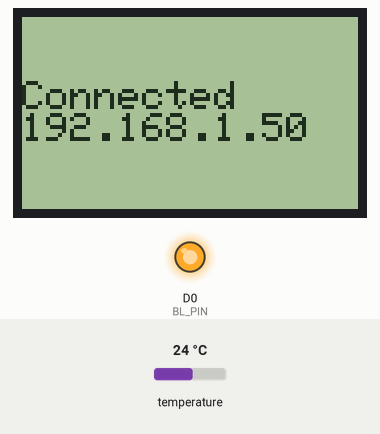
This sketch was run on a simulated ESP8266 (Wemos D1 mini). Shown: 48×84 one-colour display, output pins drawn as LEDs (lit = HIGH). Inputs (shaded band) come from the test bench; at power-on: temperature 24 °C. WiFi joins after 1.5 s; servers stay silent unless stated; uploads are accepted with an empty reply.

Above: at 1.6 s.
At 5.1 s:
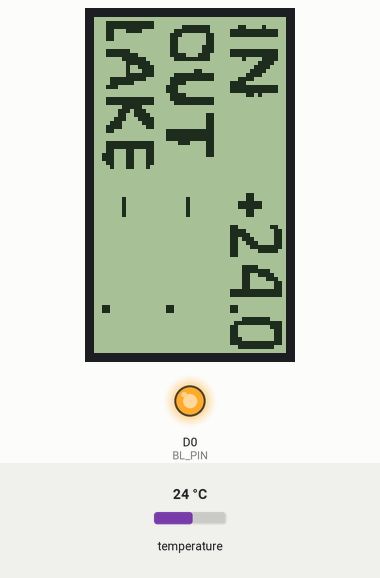

The sketch:

WeatherStation.ino
```cpp
// EXAMPLE CODE FOR MCU
// Program gets values of two sensors from server. Additionally it measures one temperature value itself and sends that to server
//
// Hardware:
//   Lolin(Wemos) D1 mini pro, ESP8266
//   Nokia 5110 display
//   DS18B20 temperaturesensor
//
// Libraries:
//   ESP8266 board: https://arduino-esp8266.readthedocs.io/en/latest/installing.html
//   ArduinoJson (version 6.19.4)
//   Adafruit GFX library (version 1.10.12)
//   Adarfuit PCD8544 Nokia 5110 LCD library (version 1.2.1)
//   DallasTemperature 3.9.0
//   OneWire 2.3.7


int debug=0;

#include <Arduino.h>
#include <ArduinoJson.h>
StaticJsonDocument<400> doc;

// Wifi
#include <ESP8266WiFi.h>
#include <ESP8266WiFiMulti.h>
#include <ESP8266HTTPClient.h>
#include <WiFiClientSecureBearSSL.h>
ESP8266WiFiMulti WiFiMulti;

// DS18B20
#include <OneWire.h>
#include <DallasTemperature.h>
const int oneWireBus = 0;
OneWire oneWire(oneWireBus);
DallasTemperature sensors(&oneWire);

// Nokia5110
#include <SPI.h>
#include <Adafruit_GFX.h>
#include <Adafruit_PCD8544.h>
const int8_t RST_PIN = D8; // D8,15
const int8_t CE_PIN = D4; // D4,2
const int8_t DC_PIN = D6; // D6,12
const int8_t BL_PIN = D0; // D0,16
Adafruit_PCD8544 display = Adafruit_PCD8544(DC_PIN, CE_PIN, RST_PIN);

// Configs
const char* ssid = "xxx";
const char* password = "xxx";
String token = "bearer xxx";
String host = "https://tugurium.herokuapp.com/api/graphql";
const int8_t interval = 20; // Measurement interval in minutes
const int8_t samples = 15; // number of samples from thermistor, more takes longer  but is more 'smooth'

double lake = 999;
double out = 999;
double in = 999;

void setup() {
  Serial.begin(115200);
  if (debug) Serial.println("Started");

  // Init fisplay
  pinMode(BL_PIN, OUTPUT);
  digitalWrite(BL_PIN, HIGH);
  display.begin();
  display.setContrast(60);  // Adjust for your display
  display.clearDisplay();
  display.setTextColor(BLACK);
  display.setTextSize(1);

  display.setCursor(0,0);
  display.println("Connecting");
  display.print("SSID: ");
  display.println(ssid);
  display.display();

  WiFi.mode(WIFI_STA);
  WiFiMulti.addAP(ssid, password);
  while (WiFiMulti.run() != WL_CONNECTED) {
    delay(100);
    display.print(".");
    display.display();
  }
  display.clearDisplay();
  display.println("Connected");
  display.println(WiFi.localIP());
  if (debug) Serial.println("connection ok");
  display.display();
  delay(2000);
  if (debug) Serial.println("Setup complete");
}

void loop() {
  lake = getTempFromServer("CLAK");
  out = getTempFromServer("FESP");
  in = measureLocalTemp();
  sendTempToServer("HUPS", in);
  if (debug) {
    Serial.print("lake ");
    Serial.println(lake);
    Serial.print("out ");
    Serial.println(out);
    Serial.print("in ");
    Serial.println(in);
  }
  displayTemps();
  delay(interval*60*1000);
}

void sendTempToServer(String sensor, double value) {
  if ((WiFiMulti.run() == WL_CONNECTED)) {
    std::unique_ptr<BearSSL::WiFiClientSecure>client(new BearSSL::WiFiClientSecure);
    client->setInsecure();
    HTTPClient https;
    https.useHTTP10(true);

    if (https.begin(*client, host)) {
      https.addHeader("Content-Type","application/json");
      https.addHeader("Authorization",token);
      int httpCode = https.POST("{ \"query\": \"mutation ($sensorName: String!, $value: String) {addMeasurement(sensorName: $sensorName, value: $value) {value}}\", \"variables\": { \"sensorName\": \""+sensor+"\", \"value\": \""+value+"\" }}\r\n");
      if (debug) {
        if (httpCode > 0) {
          Serial.printf("[HTTPS] POST... code: %d\n", httpCode);
        } else {
          Serial.printf("[HTTPS] POST... failed, error: %s\n", https.errorToString(httpCode).c_str());
        }
      }
      https.end();
    }
  }
}

double getTempFromServer(String sensor) {
  double value = 999;
  if ((WiFiMulti.run() == WL_CONNECTED)) {
    std::unique_ptr<BearSSL::WiFiClientSecure>client(new BearSSL::WiFiClientSecure);
    client->setInsecure();
    HTTPClient https;
    https.useHTTP10(true);

    if (https.begin(*client, host)) {
      https.addHeader("Content-Type","application/json");
      https.addHeader("Authorization",token);
      int httpCode = https.POST("{\"query\": \"query SensorDetails($sensorName: String!) {sensorDetails(sensorName: $sensorName) {lastValue}}\", \"variables\":{\"sensorName\": \""+sensor+"\"}}");
      if (httpCode > 0) {
        if (debug) Serial.printf("[HTTPS] POST... code: %d\n", httpCode);
        if (httpCode == HTTP_CODE_OK || httpCode == HTTP_CODE_MOVED_PERMANENTLY) {
          String payload = https.getString();
          if (debug) Serial.println(payload);
          DeserializationError error = deserializeJson(doc, payload);
          if (!error) {
            if (doc["errors"]) {
              if (debug) Serial.println("server returned error");
            } else {
              value = doc["data"]["sensorDetails"]["lastValue"];
            }
          }
        }
      } else {
        if (debug) Serial.printf("[HTTPS] POST... failed, error: %s\n", https.errorToString(httpCode).c_str());
      }
      https.end();
    }
  }
  return value;
}

double measureLocalTemp() {
  sensors.requestTemperatures();
  return sensors.getTempCByIndex(0);
}

// Methods for display
//

// fonts
static const unsigned char PROGMEM plus [] = {12,12,63,63,12,12};
static const unsigned char PROGMEM miinus [] = {12,12,12,12,12,12};
static const unsigned char PROGMEM font [][2][10] = {
{ {0x00, 0xF0, 0xFE, 0x0E, 0x06, 0x06, 0x06, 0xFE, 0xF8, 0x00}, {0x00, 0x07, 0x1F, 0x30, 0x30, 0x30, 0x38, 0x3F, 0x0F, 0x00}},
{ {0x00, 0x00, 0x18, 0x0C, 0x0C, 0xFE, 0xFE, 0x00, 0x00, 0x00}, {0x00, 0x00, 0x30, 0x30, 0x30, 0x3F, 0x3F, 0x30, 0x00, 0x00}},
{ {0x00, 0x0C, 0x06, 0x06, 0x06, 0x86, 0xFE, 0x7C, 0x00, 0x00}, {0x00, 0x30, 0x3C, 0x3E, 0x37, 0x33, 0x31, 0x30, 0x30, 0x00}},
{ {0x00, 0x0C, 0x06, 0xC6, 0xC6, 0xEE, 0xFE, 0x3C, 0x18, 0x00}, {0x00, 0x18, 0x30, 0x30, 0x30, 0x31, 0x3B, 0x1F, 0x0E, 0x00}},
{ {0x00, 0x80, 0xF0, 0x78, 0x1C, 0x06, 0x06, 0xFE, 0xFE, 0x00}, {0x00, 0x07, 0x07, 0x06, 0x06, 0x06, 0x06, 0x3F, 0x3F, 0x00}},
{ {0x00, 0x7E, 0x7E, 0x66, 0x66, 0x66, 0xE6, 0xC6, 0x00, 0x00}, {0x00, 0x10, 0x30, 0x30, 0x30, 0x30, 0x30, 0x1F, 0x0F, 0x00}},
{ {0x00, 0xF0, 0xFC, 0x8C, 0xC6, 0xC6, 0xC6, 0xC6, 0x86, 0x00}, {0x00, 0x0F, 0x1F, 0x39, 0x30, 0x30, 0x30, 0x39, 0x1F, 0x00}},
{ {0x00, 0x06, 0x06, 0x06, 0x06, 0xC6, 0xF6, 0x7E, 0x1E, 0x00}, {0x00, 0x00, 0x30, 0x3C, 0x3F, 0x0F, 0x03, 0x00, 0x00, 0x00}},
{ {0x00, 0x38, 0xFC, 0xCE, 0x86, 0x86, 0xCE, 0xFC, 0x38, 0x00}, {0x00, 0x0F, 0x1F, 0x39, 0x30, 0x30, 0x39, 0x1F, 0x0F, 0x00}},
{ {0x00, 0x78, 0xFC, 0x86, 0x86, 0x86, 0x86, 0xFE, 0xFC, 0x00}, {0x00, 0x00, 0x30, 0x31, 0x31, 0x31, 0x31, 0x1F, 0x0F, 0x00}},
{ {0x00, 0x00, 0x00, 0x00, 0x00, 0x00, 0x00, 0x00, 0x00, 0x00}, {0x00, 0x00, 0x00, 0x00, 0x00, 0x00, 0x00, 0x00, 0x00, 0x00}}
};
const unsigned char PROGMEM background [][84] = {
{0x00, 0x00, 0x20, 0xFC, 0xFC, 0x00, 0x00, 0x00, 0xFC, 0xFC, 0x3C, 0x78, 0xF0, 0xE0, 0xC0, 0x00, 0x00, 0xFC, 0xFC, 0x40, 0x00,
0x00, 0x00, 0x00, 0x00, 0x00, 0x00, 0x00, 0x00, 0x00, 0x00, 0x00, 0x00, 0x00, 0x00, 0x00, 0x00, 0x00, 0x00, 0x00, 0x00, 0x00,
0x00, 0x00, 0x00, 0x00, 0x00, 0x00, 0x00, 0x00, 0x00, 0x00, 0x00, 0x00, 0x00, 0x00, 0x00, 0x00, 0x00, 0x00, 0x00, 0x00, 0x00,
0x00, 0x00, 0x00, 0x00, 0x00, 0x00, 0x00, 0x00, 0x00, 0x00, 0x00, 0x00, 0x00, 0x00, 0x00, 0x00, 0x00, 0x00, 0x00, 0x00, 0x00},

{0x00, 0x00, 0x0C, 0x3F, 0x3F, 0x00, 0x00, 0x00, 0x3F, 0x3F, 0x04, 0x00, 0x00, 0x01, 0x03, 0x0F, 0x3C, 0x3F, 0x3F, 0x03, 0x00,
0x00, 0x00, 0x00, 0x00, 0x00, 0x00, 0x00, 0x00, 0x00, 0x00, 0x00, 0x00, 0x00, 0x00, 0x00, 0x00, 0x00, 0x00, 0x00, 0x00, 0x00,
0x00, 0x00, 0x00, 0x01, 0x01, 0x01, 0x01, 0x01, 0x00, 0x00, 0x00, 0x00, 0x00, 0x00, 0x00, 0x00, 0x00, 0x00, 0x00, 0x00, 0x00,
0x00, 0x00, 0x00, 0x00, 0x00, 0x00, 0x00, 0x00, 0x00, 0x30, 0x30, 0x00, 0x00, 0x00, 0x00, 0x00, 0x00, 0x00, 0x00, 0x00, 0x00},

{0x00, 0x00, 0xF8, 0xF8, 0x0C, 0x0C, 0x0C, 0x1C, 0x1C, 0x38, 0xF8, 0x00, 0x00, 0x60, 0xFC, 0xFC, 0x00, 0x00, 0x00, 0x00, 0xFC,
0xFC, 0x00, 0x00, 0x0C, 0x0C, 0x0C, 0x0C, 0xFC, 0xFC, 0xFC, 0x0C, 0x0C, 0x0C, 0x0C, 0x00, 0x00, 0x00, 0x00, 0x00, 0x00, 0x00,
0x00, 0x00, 0x00, 0x00, 0x00, 0x00, 0x00, 0x00, 0x00, 0x00, 0x00, 0x00, 0x00, 0x00, 0x00, 0x00, 0x00, 0x00, 0x00, 0x00, 0x00,
0x00, 0x00, 0x00, 0x00, 0x00, 0x00, 0x00, 0x00, 0x00, 0x00, 0x00, 0x00, 0x00, 0x00, 0x00, 0x00, 0x00, 0x00, 0x00, 0x00, 0x00},

{0x00, 0x00, 0x03, 0x0F, 0x1C, 0x18, 0x18, 0x18, 0x18, 0x1E, 0x0F, 0x00, 0x00, 0x00, 0x0F, 0x1F, 0x1E, 0x38, 0x38, 0x1E, 0x1F,
0x0F, 0x00, 0x00, 0x00, 0x00, 0x00, 0x00, 0x3F, 0x3F, 0x3F, 0x07, 0x00, 0x00, 0x00, 0x00, 0x00, 0x00, 0x00, 0x00, 0x00, 0x00,
0x00, 0x00, 0x00, 0x01, 0x01, 0x01, 0x01, 0x01, 0x00, 0x00, 0x00, 0x00, 0x00, 0x00, 0x00, 0x00, 0x00, 0x00, 0x00, 0x00, 0x00,
0x00, 0x00, 0x00, 0x00, 0x00, 0x00, 0x00, 0x00, 0x00, 0x30, 0x30, 0x00, 0x00, 0x00, 0x00, 0x00, 0x00, 0x00, 0x00, 0x00, 0x00},

{0x00, 0xFE, 0xFE, 0xF0, 0x00, 0x00, 0x00, 0x00, 0x80, 0xE0, 0xF8, 0xFC, 0x9E, 0x8E, 0xFE, 0xF8, 0xC0, 0x00, 0x00, 0x00, 0xFE,
0xFE, 0xF0, 0xB8, 0x3C, 0x1E, 0x0E, 0x06, 0x00, 0x00, 0x00, 0xFE, 0xFE, 0xC6, 0xC6, 0xC6, 0xC6, 0xC4, 0x00, 0x00, 0x00, 0x00,
0x00, 0x00, 0x00, 0x00, 0x00, 0x00, 0x00, 0x00, 0x00, 0x00, 0x00, 0x00, 0x00, 0x00, 0x00, 0x00, 0x00, 0x00, 0x00, 0x00, 0x00,
0x00, 0x00, 0x00, 0x00, 0x00, 0x00, 0x00, 0x00, 0x00, 0x00, 0x00, 0x00, 0x00, 0x00, 0x00, 0x00, 0x00, 0x00, 0x00, 0x00, 0x00},

{0x00, 0x1F, 0x1F, 0x18, 0x18, 0x18, 0x00, 0x00, 0x1F, 0x1F, 0x01, 0x00, 0x00, 0x00, 0x00, 0x0F, 0x0F, 0x1C, 0x00, 0x00, 0x1F,
0x1F, 0x01, 0x03, 0x03, 0x07, 0x0E, 0x1E, 0x18, 0x00, 0x00, 0x1F, 0x1F, 0x18, 0x38, 0x38, 0x18, 0x08, 0x00, 0x00, 0x00, 0x00,
0x00, 0x00, 0x00, 0x01, 0x01, 0x01, 0x01, 0x01, 0x00, 0x00, 0x00, 0x00, 0x00, 0x00, 0x00, 0x00, 0x00, 0x00, 0x00, 0x00, 0x00,
0x00, 0x00, 0x00, 0x00, 0x00, 0x00, 0x00, 0x00, 0x00, 0x30, 0x30, 0x00, 0x00, 0x00, 0x00, 0x00, 0x00, 0x00, 0x00, 0x00, 0x00}
};

void displyBackground() {
  display.begin();
  display.fillScreen(0);
  display.setRotation(1);

  display.drawBitmap(40, 0, background[0], 8, 84, 1);
  display.drawBitmap(32, 0, background[1], 8, 84, 1);
  display.drawBitmap(24, 0, background[2], 8, 84, 1);
  display.drawBitmap(16, 0, background[3], 8, 84, 1);
  display.drawBitmap(8, 0, background[4], 8, 84, 1);
  display.drawBitmap(0, 0, background[5], 8, 84, 1);
  display.display();
}

void displayTemp(double value, int rivi) {
  int absValue;
  int digit1,digit2,digit3;
  if (value<999) {
    if (value<0) {
      display.drawBitmap(50-(rivi*16),44,miinus,8,6,1);
    } else {
      display.drawBitmap(50-(rivi*16),44,plus,8,6,1);
    }
    absValue=(int)(abs(value)*10);
    digit1=absValue/100;
    digit2=(absValue-(digit1*100))/10;
    digit3=absValue-(digit1*100)-(digit2*10);
    if (debug) {
      Serial.print("printout:");
      Serial.print(digit1);
      Serial.print(digit2);
      Serial.println(digit3);
    }
    if (digit1==0) digit1=10; //empty instead of 0
    display.drawBitmap(56-(rivi*16), 51, font[digit1][0], 8, 10, 1);
    display.drawBitmap(48-(rivi*16), 51, font[digit1][1], 8, 10, 1);
    display.drawBitmap(56-(rivi*16), 61, font[digit2][0], 8, 10, 1);
    display.drawBitmap(48-(rivi*16), 61, font[digit2][1], 8, 10, 1);
    display.drawBitmap(56-(rivi*16), 74, font[digit3][0], 8, 10, 1);
    display.drawBitmap(48-(rivi*16), 74, font[digit3][1], 8, 10, 1);
  } else  {
    display.drawBitmap(56-(rivi*16), 51, font[10][0], 8, 10, 1);
    display.drawBitmap(48-(rivi*16), 51, font[10][1], 8, 10, 1);
    display.drawBitmap(56-(rivi*16), 61, font[10][0], 8, 10, 1);
    display.drawBitmap(48-(rivi*16), 61, font[10][1], 8, 10, 1);
    display.drawBitmap(56-(rivi*16), 74, font[10][0], 8, 10, 1);
    display.drawBitmap(48-(rivi*16), 74, font[10][1], 8, 10, 1);
  }
  display.display();
}

void displayTemps() {
  displyBackground();
  displayTemp(in,1);
  displayTemp(out,2);
  displayTemp(lake,3);
}
```

Measured:
- what the display in image 0 shows lasts 3.4 s, from 1.6 s to 5.0 s
